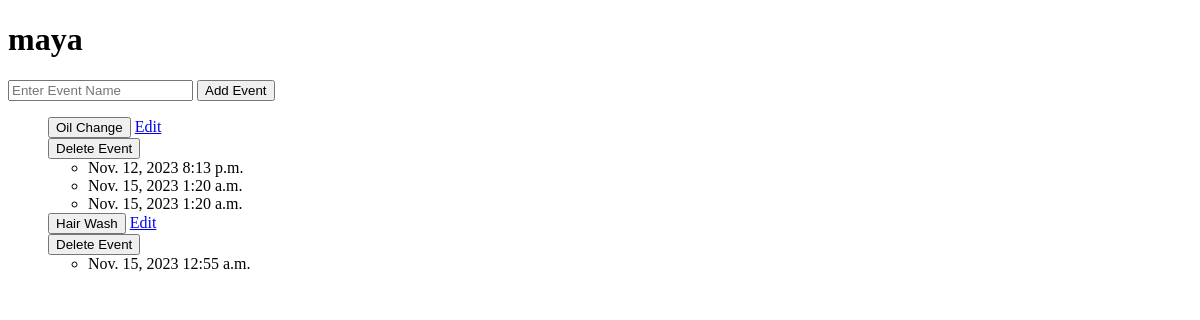
Page /events/ on the earlier database version.
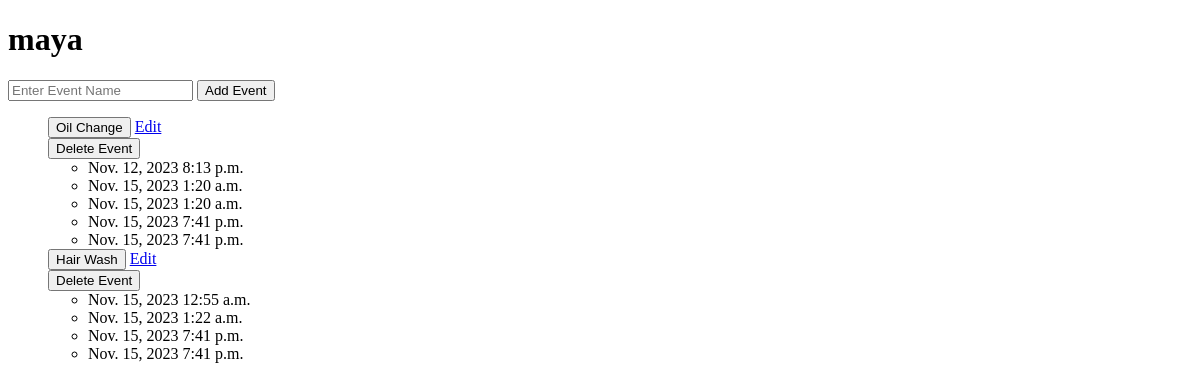
Same page on the later database version.
### events/models.py (models this page shows, shortened)
class Event(models.Model):
    name = models.CharField(max_length=400)
    def __str__(self):
        return f"{self.name}"

class EventDetail(models.Model):
    timestamp =  models.DateTimeField(default=timezone.now)
    event = models.ForeignKey(Event, on_delete=models.SET_NULL, null=True)

### events/views.py (the view)
# urls.py: path('', views.index, name="index"),
def index(request):
    events = Event.objects.prefetch_related('eventdetail_set').all()
    return render(request, "landing/base.html", {'events': events})

### events/templates/landing/base.html (shortened to what this page needs)
<!DOCTYPE html>
<!DOCTYPE html>
<html>
<head>
</head>
<body>
    <h1>maya</h1>
    <form method="post" action="{% url 'events:add_event' %}">
        <input type="text" name="event_name" id="event_name" placeholder="Enter Event Name">
        <button type="submit">Add Event</button>
    </form>
    <ul>
        {% for event in events %}
        <form method="post" action="{% url 'events:add_timestamp' event.id %}">
            <button type="submit">{{ event }}</button>
            <a href="{% url 'events:edit_event' event.id %}">Edit</a>
        </form>
        <form method="post" action="{% url 'events:delete_event' event.id %}" style="display: inline;">
            <button type="submit">Delete Event</button>
        </form>
                <ul>
                    {% for detail in event.eventdetail_set.all %}
                    <li>{{ detail.timestamp|date:"N j, Y g:i a" }}</li>
                    {% endfor %}
                </ul>
        {% endfor %}
    </ul>
</body>
</html>

Differences in the rows shown:
added EventDetail: timestamp "Nov. 15, 2023 7:41 p.m.", shown under Event "Oil Change"
added EventDetail: timestamp "Nov. 15, 2023 7:41 p.m.", shown under Event "Oil Change"
added EventDetail: timestamp "Nov. 15, 2023 1:22 a.m.", shown under Event "Hair Wash"
added EventDetail: timestamp "Nov. 15, 2023 7:41 p.m.", shown under Event "Hair Wash"
added EventDetail: timestamp "Nov. 15, 2023 7:41 p.m.", shown under Event "Hair Wash"
